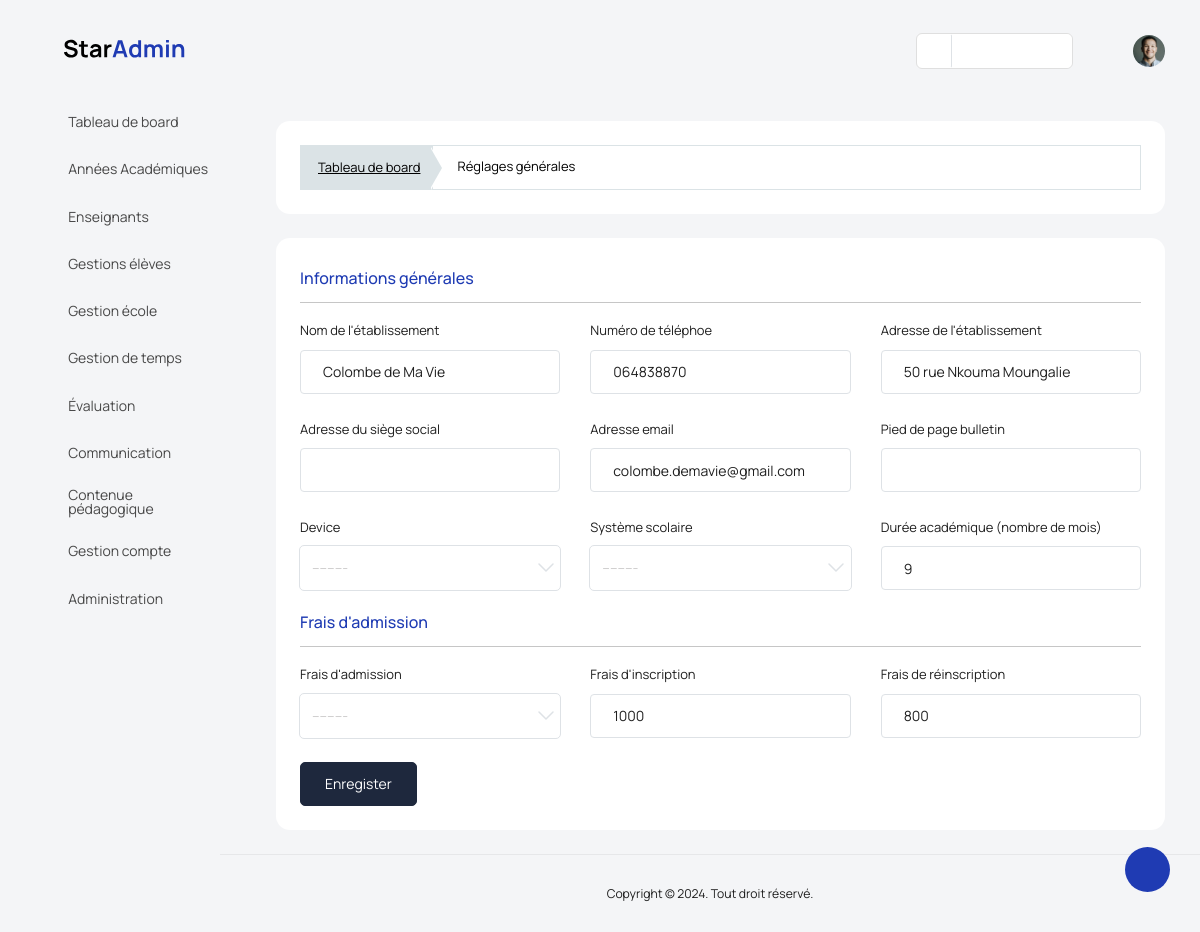
/administration/reglage-general/ (signed in), run on an earlier commit of the app's database.
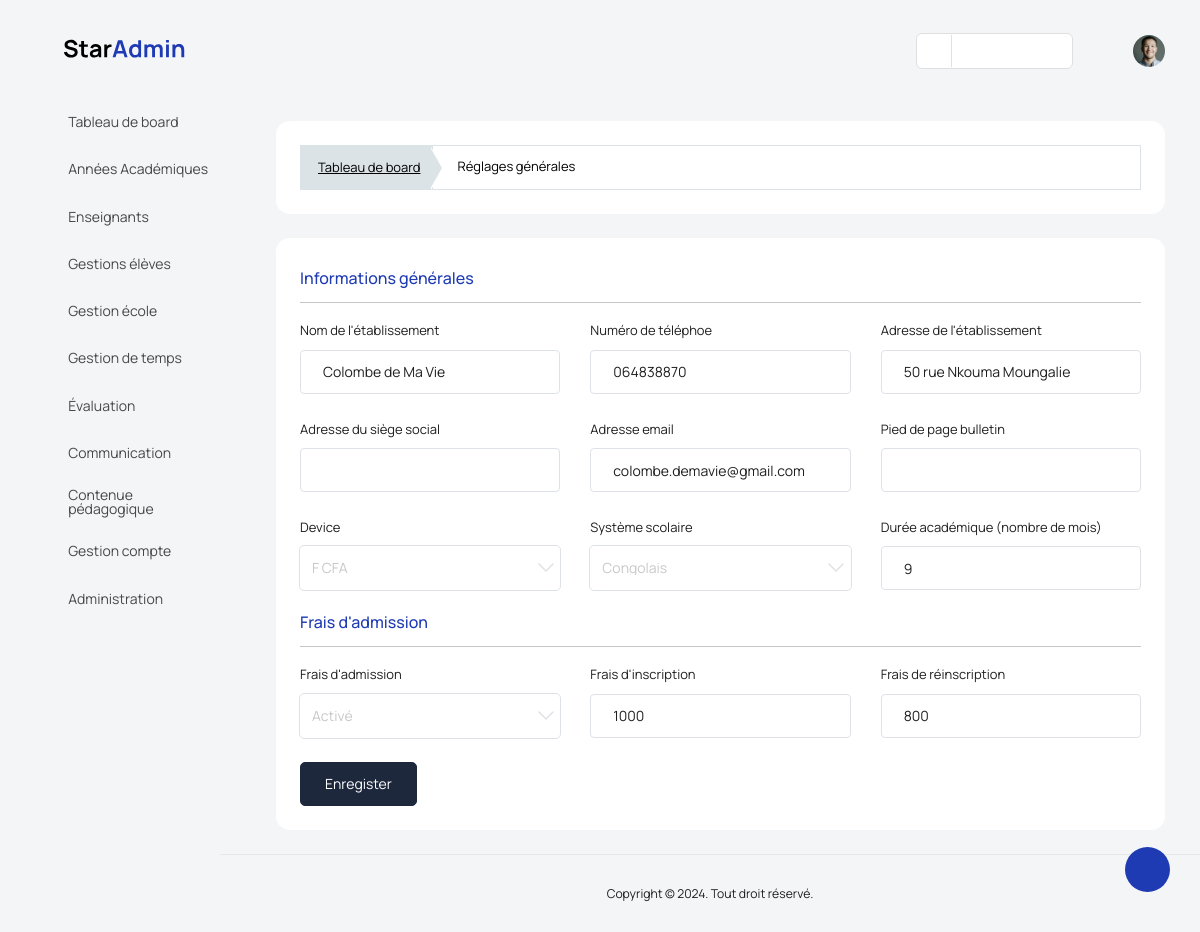
And on a later commit of the database.
### backend/models/gestion_ecole.py (models this page shows, shortened)
class Etablishment(models.Model):
    name = models.CharField(max_length=120)
    tel = models.CharField(max_length=20)
    address = models.CharField(max_length=100)
    social_address = models.CharField(max_length=100, blank=True, null=True)
    email = models.EmailField(max_length=200, blank=True, null=True)
    bulletin_foot = models.CharField(max_length=50, blank=True, null=True)
    currency = models.CharField(max_length=50, choices=currencies, blank=True, null=True)
    système = models.CharField(max_length=50, choices=systemes, blank=True, null=True)
    status_fees = models.CharField(max_length=50, choices=statues, blank=True, null=True)
    subscription_fees = models.IntegerField(default=1000, blank=True, null=True)
    month = models.IntegerField(default=9, blank=True, null=True)
    re_registration_fees = models.IntegerField(default=800, blank=True, null=True)

### manager_dashboard/views/administration_view.py (the view, shortened to what this page needs)
class SettingAppView(View):
    template_name = "manager_dashboard/administration/reglage_generale.html"
    def dispatch(self,request, *args, **kwargs):
        if not request.user.is_authenticated:
            return redirect('backend:login')
        if request.user.is_manager or request.user.is_admin_school:
            return super().dispatch(request, *args, **kwargs)
        return redirect('backend:logout')
    def get(self, request, *args, **kwargs):
        context = {'form':EtablishmentForm(instance=request.user.school)}
        return render(request, template_name=self.template_name, context=context)

### manager_dashboard/templates/manager_dashboard/administration/reglage_generale.html (shortened to what the changed rows need)
{% extends '../base.html' %}
{% load static %}
{% block content %}
<div class="row">
    <div class="col-lg-12">
        <div class="card">
            <div class="card-body">
                <form class="cmxform" id="signupForm" method="post" enctype="multipart/form-data">
                    <fieldset>
                            <div class="row form-group">
                                <div class="col-md-4">
                                    <label class="form-label" for="level">Nom de l'établissement</label>
                                    {{form.name}}
                                </div>
                                <div class="col-md-4">
                                    <label class="form-label" for="level">Numéro de téléphoe</label>
                                    {{form.tel}}
                                </div>
                                <div class="col-md-4">
                                    <label class="form-label" for="level">Adresse de l'établissement</label>
                                    {{form.address}}
                                </div>
                            </div>
                            <div class="row form-group">
                                <div class="col-md-4">
                                    <label class="form-label" for="level">Adresse du siège social</label>
                                    {{form.social_address}}
                                </div>
                                <div class="col-md-4">
                                    <label class="form-label" for="level">Adresse email</label>
                                    {{form.email}}
                                </div>
                                <div class="col-md-4">
                                    <label class="form-label" for="level">Pied de page bulletin</label>
                                    {{form.bulletin_foot}}
                                </div>
                            </div>
                            <div class="row form-group">
                                <div class="col-md-4">
                                    <label class="form-label" for="level">Device</label>
                                    {{form.currency}}
                                </div>
                                <div class="col-md-4">
                                    <label class="form-label" for="level">Système scolaire</label>
                                    {{form.système}}
                                </div>
                                <div class="col-md-4">
                                    <label class="form-label" for="level">Durée académique (nombre de mois)</label>
                                    {{form.month}}
                                </div>
                            </div>
                            <div class="row form-group">
                                <div class="col-md-4">
                                    <label class="form-label" for="level">Frais d'admission</label>
                                    {{form.status_fees}}
                                </div>
                                <div class="col-md-4">
                                    <label class="form-label" for="level">Frais d'inscription</label>
                                    {{form.subscription_fees}}
                                </div>
                                <div class="col-md-4">
                                    <label class="form-label" for="level">Frais de réinscription</label>
                                    {{form.re_registration_fees}}
                                </div>
                            </div>
                    </fieldset>
                </form>
            </div>
        </div>
    </div>
</div>
{% endblock content %}

What changed in the data, as far as the page shows it:
changed Etablishment "Colombe de Ma Vie": currency "---------" → "F CFA"; système "---------" → "Congolais"; status_fees "---------" → "Activé"
